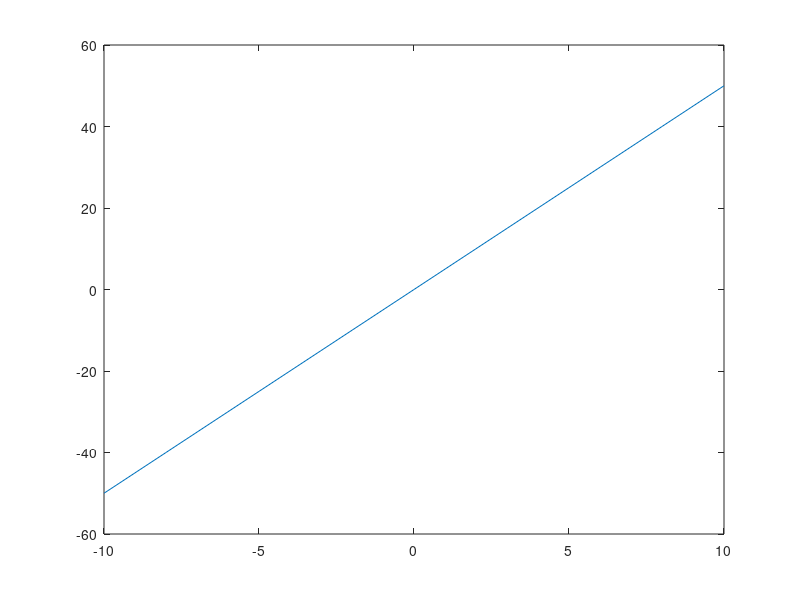

MATLAB code to generate this figure:
% Octave Script
% Title         :Funcion Afin
% Author        :Jennifer Almaraz Suarez
% Description   :Script para graficar una funcion
% Date          :20211026
% Version       :1
% Usage         :octave>cd /path/
%               :octave>Fafin
%               :Requiere aplicacion de octave, usar su linea de comandos

clear
% Dominio de la funcion
x=-10:1:10;
% Rango de la funcion
fx=(5*x);
% Funcion a plotear
plot(x, fx);

